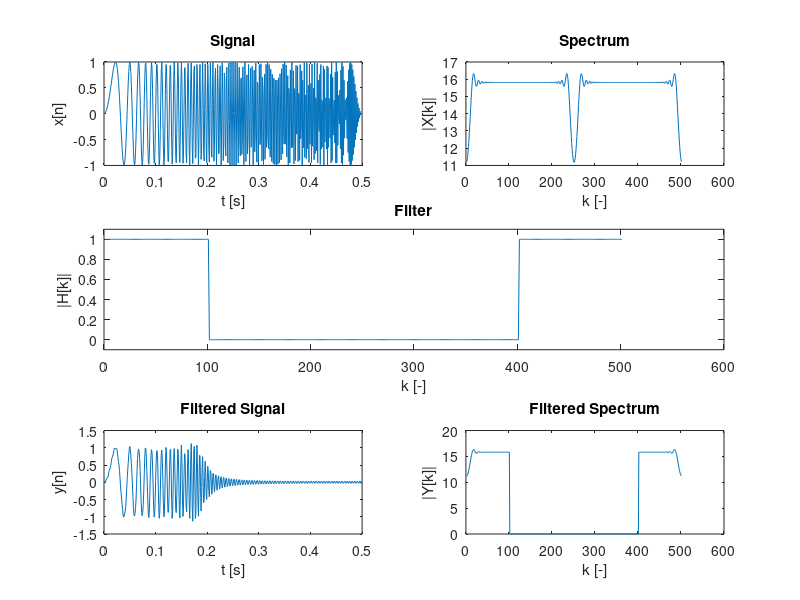

Source code (MATLAB):
fs = 1e3; % Hz
Ts = 1 / fs; % s
T = 0.5; % s
t = 0:Ts:T;

f = t*fs/(4*T); % Hz
x = sin(2*pi*f.*t);
N = length(x);
X = fft(x);


% LPF
f_cutoff = 200;
k = round(f_cutoff/fs*N);

H = zeros(1,N);
H(0+1:k+1) = 1;
H(N-k+1:end) = 1;

Y = X.*H;
y = ifft(Y);

figure(1);
subplot(3,2,1);
plot(t,x); xlabel('t [s]'); ylabel('x[n]'); title('Signal');
subplot(3,2,2);
plot(abs(X)); xlabel('k [-]'); ylabel('|X[k]|'); title('Spectrum');
subplot(3,2,[3 4]);
plot(abs(H)); xlabel('k [-]'); ylabel('|H[k]|'); title('Filter'); ylim([-0.1 1.1]);
subplot(3,2,6);
plot(abs(Y)); xlabel('k [-]'); ylabel('|Y[k]|'); title('Filtered Spectrum');
subplot(3,2,5);
plot(t, y); xlabel('t [s]'); ylabel('y[n]'); title('Filtered Signal');
